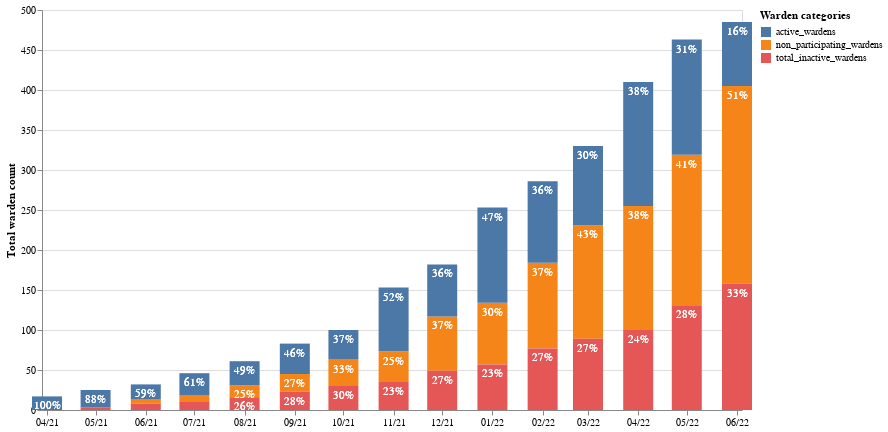

Notebook cell for this chart:
### Code cell
(bars + active_labels + non_p_labels + inactive_labels).properties(width=700,height=400)

### Figure 1 — Vega-Lite specification as saved in the notebook (floating-point values rounded to 4 significant figures)
{"config": {"view": {"continuousWidth": 400, "continuousHeight": 300}}, "layer": [{"mark": {"type": "bar", "size": 30}, "encoding": {"color": {"field": "column", "title": "Warden categories", "type": "nominal"}, "x": {"axis": {"format": "%m/%y", "grid": false, "title": ""}, "field": "date", "type": "temporal"}, "y": {"axis": {"title": "Total warden count"}, "field": "value", "type": "quantitative"}}, "transform": [{"fold": ["non_participating_wardens", "total_inactive_wardens", "active_wardens"], "as": ["column", "value"]}]}, {"mark": {"type": "text", "color": "white", "dy": 10}, "encoding": {"text": {"field": "percentActive", "format": ".0%", "type": "quantitative"}, "x": {"axis": {"format": "%m/%y", "grid": false, "title": ""}, "field": "date", "type": "temporal"}, "y": {"field": "total_wardens", "type": "quantitative"}}, "transform": [{"fold": ["non_participating_wardens", "total_inactive_wardens", "active_wardens"], "as": ["column", "value"]}, {"calculate": "datum.active_wardens / datum.total_wardens", "as": "percentActive"}, {"calculate": "datum.non_participating_wardens / datum.total_wardens", "as": "percentNonParticipating"}, {"calculate": "datum.total_inactive_wardens / datum.total_wardens", "as": "percentInactive"}]}, {"mark": {"type": "text", "color": "white", "dy": 10}, "encoding": {"opacity": {"condition": {"value": 1, "test": "datum.non_participating_wardens > 10"}, "value": 0}, "text": {"field": "percentNonParticipating", "format": ".0%", "type": "quantitative"}, "x": {"axis": {"format": "%m/%y", "grid": false, "title": ""}, "field": "date", "type": "temporal"}, "y": {"field": "dy", "type": "quantitative"}}, "transform": [{"fold": ["non_participating_wardens", "total_inactive_wardens", "active_wardens"], "as": ["column", "value"]}, {"calculate": "datum.non_participating_wardens + datum.total_inactive_wardens", "as": "dy"}, {"calculate": "datum.non_participating_wardens / datum.total_wardens", "as": "percentNonParticipating"}]}, {"mark": {"type": "text", "color": "white", "dy": 10}, "encoding": {"opacity": {"condition": {"value": 1, "test": "datum.total_inactive_wardens > 10"}, "value": 0}, "text": {"field": "percentInactive", "format": ".0%", "type": "quantitative"}, "x": {"axis": {"format": "%m/%y", "grid": false, "title": ""}, "field": "date", "type": "temporal"}, "y": {"field": "total_inactive_wardens", "type": "quantitative"}}, "transform": [{"fold": ["non_participating_wardens", "total_inactive_wardens", "active_wardens"], "as": ["column", "value"]}, {"calculate": "datum.total_inactive_wardens / datum.total_wardens", "as": "percentInactive"}]}], "data": {"name": "data-49e6d19e4d930b8749cb10d8b3756f21"}, "height": 400, "width": 700, "$schema": "https://vega.github.io/schema/vega-lite/v4.17.0.json", "datasets": {"data-49e6d19e4d930b8749cb10d8b3756f21": [{"date": "2021-04-01T00:00:00", "active_wardens": 17, "inactive_wardens": 0, "new_wardens": 17, "total_inactive_wardens": 0, "total_wardens": 17, "non_participating_wardens": 0}, {"date": "2021-05-01T00:00:00", "active_wardens": 22, "inactive_wardens": 3, "new_wardens": 8, "total_inactive_wardens": 3, "total_wardens": 25, "non_participating_wardens": 0}, {"date": "2021-06-01T00:00:00", "active_wardens": 19, "inactive_wardens": 5, "new_wardens": 7, "total_inactive_wardens": 8, "total_wardens": 32, "non_participating_wardens": 5}, {"date": "2021-07-01T00:00:00", "active_wardens": 28, "inactive_wardens": 2, "new_wardens": 14, "total_inactive_wardens": 10, "total_wardens": 46, "non_participating_wardens": 8}, {"date": "2021-08-01T00:00:00", "active_wardens": 30, "inactive_wardens": 6, "new_wardens": 15, "total_inactive_wardens": 16, "total_wardens": 61, "non_participating_wardens": 15}, {"date": "2021-09-01T00:00:00", "active_wardens": 38, "inactive_wardens": 7, "new_wardens": 22, "total_inactive_wardens": 23, "total_wardens": 83, "non_participating_wardens": 22}, {"date": "2021-10-01T00:00:00", "active_wardens": 37, "inactive_wardens": 7, "new_wardens": 17, "total_inactive_wardens": 30, "total_wardens": 100, "non_participating_wardens": 33}, {"date": "2021-11-01T00:00:00", "active_wardens": 80, "inactive_wardens": 5, "new_wardens": 53, "total_inactive_wardens": 35, "total_wardens": 153, "non_participating_wardens": 38}, {"date": "2021-12-01T00:00:00", "active_wardens": 65, "inactive_wardens": 14, "new_wardens": 29, "total_inactive_wardens": 49, "total_wardens": 182, "non_participating_wardens": 68}, {"date": "2022-01-01T00:00:00", "active_wardens": 119, "inactive_wardens": 8, "new_wardens": 71, "total_inactive_wardens": 57, "total_wardens": 253, "non_participating_wardens": 77}, {"date": "2022-02-01T00:00:00", "active_wardens": 102, "inactive_wardens": 20, "new_wardens": 33, "total_inactive_wardens": 77, "total_wardens": 286, "non_participating_wardens": 107}, {"date": "2022-03-01T00:00:00", "active_wardens": 99, "inactive_wardens": 12, "new_wardens": 44, "total_inactive_wardens": 89, "total_wardens": 330, "non_participating_wardens": 142}, {"date": "2022-04-01T00:00:00", "active_wardens": 155, "inactive_wardens": 11, "new_wardens": 80, "total_inactive_wardens": 100, "total_wardens": 410, "non_participating_wardens": 155}, {"date": "2022-05-01T00:00:00", "active_wardens": 144, "inactive_wardens": 31, "new_wardens": 53, "total_inactive_wardens": 131, "total_wardens": 463, "non_participating_wardens": 188}, {"date": "2022-06-01T00:00:00", "active_wardens": 80, "inactive_wardens": 27, "new_wardens": 22, "total_inactive_wardens": 158, "total_wardens": 485, "non_participating_wardens": 247}]}}
